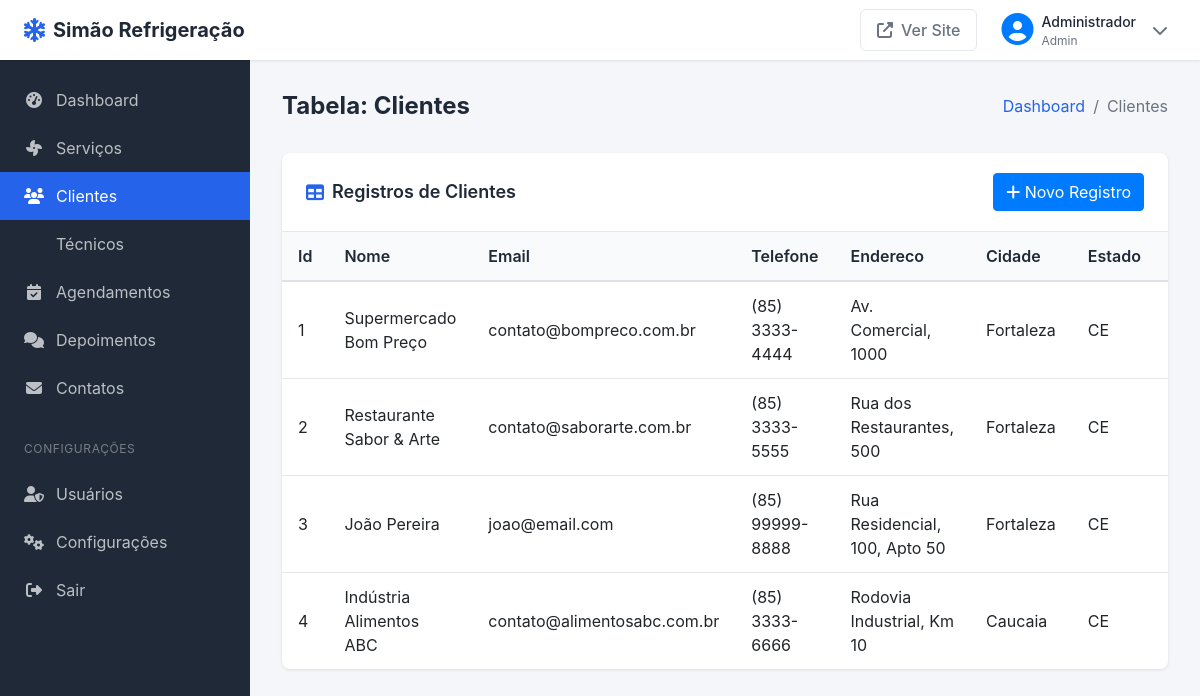
The page /admin-table.php?table=clientes (signed in) on the database as committed earlier.
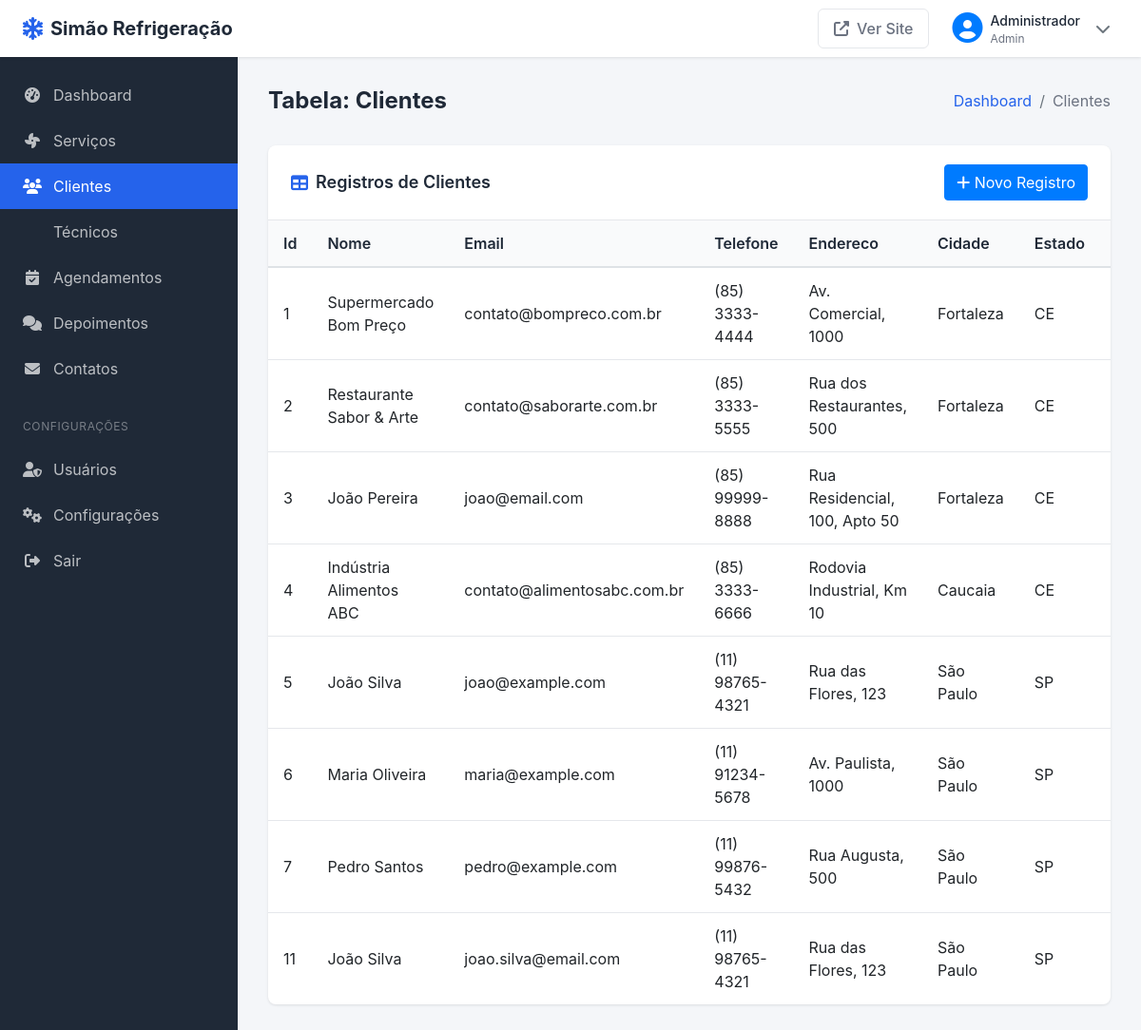
The same page on the database as committed later.
### tables this page shows
CREATE TABLE `clientes` (
  `id` int(11) NOT NULL,
  `nome` varchar(100) NOT NULL,
  `email` varchar(100) NOT NULL,
  `telefone` varchar(20) NOT NULL,
  `endereco` text DEFAULT NULL,
  `cidade` varchar(100) DEFAULT NULL,
  `estado` varchar(2) DEFAULT NULL,
  `cep` varchar(10) DEFAULT NULL,
  `tipo` enum('residencial','comercial','industrial') NOT NULL DEFAULT 'residencial',
  `observacoes` text DEFAULT NULL,
  `data_criacao` datetime NOT NULL,
  `data_atualizacao` datetime DEFAULT NULL
);

### admin-table.php (the view, shortened to what this page needs)
<?php
$table = $_GET['table'];
$page = isset($_GET['page']) ? (int)$_GET['page'] : 1;
$limit = 10;
$offset = ($page - 1) * $limit;
$db = db_connect();
$columns = [];
try {
    $query = "SHOW COLUMNS FROM $table";
    $stmt = $db->prepare($query);
    $stmt->execute();
    $columns = $stmt->fetchAll(PDO::FETCH_COLUMN);
} catch (PDOException $e) {
}
$records = [];
try {
    $query = "SELECT * FROM $table LIMIT :offset, :limit";
    $stmt = $db->prepare($query);
    $stmt->bindParam(':offset', $offset, PDO::PARAM_INT);
    $stmt->bindParam(':limit', $limit, PDO::PARAM_INT);
    $stmt->execute();
    $records = $stmt->fetchAll(PDO::FETCH_ASSOC);
} catch (PDOException $e) {
}
?>
<!DOCTYPE html>
<html lang="pt-BR">
<head>
    <link rel="stylesheet" href="https://cdnjs.cloudflare.com/ajax/libs/font-awesome/6.4.0/css/all.min.css">
    <link rel="stylesheet" href="https://cdn.jsdelivr.net/npm/bootstrap@4.6.0/dist/css/bootstrap.min.css">
</head>
<body>
    <header class="admin-header">
        <div class="d-flex align-items-center">
            <a href="admin-dashboard.php" class="header-brand">
                <i class="fas fa-snowflake"></i>
                <span class="header-brand-text">Simão Refrigeração</span>
            </a>
        </div>
        <div class="header-actions">
            <a href="/" target="_blank" class="btn btn-outline-secondary">
                <i class="fas fa-external-link-alt"></i>
                <span>Ver Site</span>
            </a>
            <div class="user-dropdown">
                <div class="user-dropdown-toggle" id="userDropdown">
                    <div class="user-avatar">
                        <i class="fas fa-user-circle fa-2x text-primary"></i>
                    </div>
                    <div class="user-info">
                        <div class="user-name"><?= $_SESSION['user_nome'] ?></div>
                        <div class="user-role"><?= ucfirst($_SESSION['user_nivel']) ?></div>
                    </div>
                    <i class="fas fa-chevron-down ml-2 text-muted"></i>
                </div>
            </div>
        </div>
    </header>
    <aside class="admin-sidebar" id="sidebar">
        <div class="sidebar-menu">
            <a href="admin-dashboard.php" class="sidebar-menu-item">
                <i class="fas fa-tachometer-alt"></i>
                Dashboard
            </a>
            <a href="admin-table.php?table=servicos" class="sidebar-menu-item <?= $table === 'servicos' ? 'active' : '' ?>">
                <i class="fas fa-fan"></i>
                Serviços
            </a>
            <a href="admin-table.php?table=clientes" class="sidebar-menu-item <?= $table === 'clientes' ? 'active' : '' ?>">
                <i class="fas fa-users"></i>
                Clientes
            </a>
            <a href="admin-table.php?table=tecnicos" class="sidebar-menu-item <?= $table === 'tecnicos' ? 'active' : '' ?>">
                Técnicos
            </a>
            <a href="admin-table.php?table=agendamentos" class="sidebar-menu-item <?= $table === 'agendamentos' ? 'active' : '' ?>">
                <i class="fas fa-calendar-check"></i>
                Agendamentos
            </a>
            <a href="admin-table.php?table=depoimentos" class="sidebar-menu-item <?= $table === 'depoimentos' ? 'active' : '' ?>">
                <i class="fas fa-comments"></i>
                Depoimentos
            </a>
            <a href="admin-table.php?table=contatos" class="sidebar-menu-item <?= $table === 'contatos' ? 'active' : '' ?>">
                <i class="fas fa-envelope"></i>
                Contatos
            </a>
            <div class="sidebar-menu-header">Configurações</div>
            <a href="admin-table.php?table=usuarios" class="sidebar-menu-item <?= $table === 'usuarios' ? 'active' : '' ?>">
                <i class="fas fa-user-shield"></i>
                Usuários
            </a>
            <a href="admin-settings.php" class="sidebar-menu-item">
                <i class="fas fa-cogs"></i>
                Configurações
            </a>
            <a href="admin-dashboard.php?logout=1" class="sidebar-menu-item">
                <i class="fas fa-sign-out-alt"></i>
                Sair
            </a>
        </div>
    </aside>
    <main class="admin-content">
        <div class="page-header">
            <h1 class="page-title">Tabela: <?= ucfirst($table) ?></h1>
            <nav aria-label="breadcrumb">
                <ol class="breadcrumb">
                    <li class="breadcrumb-item"><a href="admin-dashboard.php">Dashboard</a></li>
                    <li class="breadcrumb-item active" aria-current="page"><?= ucfirst($table) ?></li>
                </ol>
            </nav>
        </div>
        <div class="table-card">
            <div class="table-card-header">
                <h2 class="table-card-title">
                    <i class="fas fa-table"></i>
                    Registros de <?= ucfirst($table) ?>
                </h2>
                <div>
                    <a href="admin-record.php?table=<?= $table ?>&action=new" class="btn btn-primary">
                        <i class="fas fa-plus"></i> Novo Registro
                    </a>
                </div>
            </div>
            <div class="table-card-body">
                <?php if (empty($records)): ?>
                    <div class="p-4 text-center text-muted">
                        Nenhum registro encontrado.
                    </div>
                <?php else: ?>
                    <div class="table-responsive">
                        <table class="data-table table">
                            <thead>
                                <tr>
                                    <?php foreach ($columns as $column): ?>
                                        <th><?= ucfirst($column) ?></th>
                                    <?php endforeach; ?>
                                </tr>
                            </thead>
                            <tbody>
                                <?php foreach ($records as $record): ?>
                                    <tr>
                                        <?php foreach ($columns as $column): ?>
                                            <td>
                                                <?php
                                                $value = $record[$column] ?? '';
                                                if (is_string($value) && strlen($value) > 100) {
                                                    echo '<div class="truncate" title="' . htmlspecialchars($value) . '">' . htmlspecialchars(substr($value, 0, 100)) . '...</div>';
                                                } elseif ($column === 'senha') {
                                                    echo '********';
                                                } else {
                                                    echo htmlspecialchars($value);
                                                }
                                                ?>
                                            </td>
                                        <?php endforeach; ?>
                                    </tr>
                                <?php endforeach; ?>
                            </tbody>
                        </table>
                    </div>
                <?php endif; ?>
            </div>
        </div>
    </main>
</body>
</html>

### admin-table.php (style rules this page uses)
:root { --primary: #2563eb; --primary-dark: #1d4ed8; --primary-light: #3b82f6; --success: #10b981; --danger: #ef4444; --warning: #f59e0b; --info: #3b82f6; --dark: #1f2937; --light: #f9fafb; --gray: #6b7280; --white: #ffffff; }
body { font-family: 'Inter', -apple-system, BlinkMacSystemFont, 'Segoe UI', Roboto, sans-serif; background-color: #f4f6f9; min-height: 100vh; display: flex; flex-direction: column; margin: 0; padding: 0; }
.admin-header { background-color: var(--white); box-shadow: 0 1px 3px rgba(0, 0, 0, 0.1); padding: 0.75rem 1.5rem; position: fixed; top: 0; left: 0; right: 0; z-index: 1030; display: flex; align-items: center; justify-content: space-between; height: 60px; }
.header-brand { display: flex; align-items: center; font-weight: 700; font-size: 1.25rem; color: var(--dark); text-decoration: none; }
.header-brand i { color: var(--primary); margin-right: 0.5rem; font-size: 1.5rem; }
.header-actions { display: flex; align-items: center; gap: 1rem; }
.header-actions .btn { display: flex; align-items: center; gap: 0.5rem; padding: 0.5rem 1rem; border-radius: 0.375rem; font-weight: 500; transition: all 0.2s; }
.header-actions .btn-outline-secondary { color: var(--gray); border-color: #e5e7eb; background-color: transparent; }
.user-dropdown { position: relative; }
.user-dropdown-toggle { display: flex; align-items: center; gap: 0.5rem; padding: 0.5rem; border-radius: 0.375rem; cursor: pointer; transition: all 0.2s; }
.user-dropdown-toggle .user-info { display: flex; flex-direction: column; }
.user-dropdown-toggle .user-name { font-weight: 500; color: var(--dark); font-size: 0.875rem; }
.user-dropdown-toggle .user-role { font-size: 0.75rem; color: var(--gray); }
.admin-sidebar { position: fixed; top: 60px; left: 0; bottom: 0; width: 250px; background-color: var(--dark); color: var(--white); overflow-y: auto; transition: all 0.3s; z-index: 1020; }
.sidebar-menu { padding: 1rem 0; }
.sidebar-menu-item { display: block; padding: 0.75rem 1.5rem; color: rgba(255, 255, 255, 0.7); text-decoration: none; display: flex; align-items: center; gap: 0.75rem; transition: all 0.2s; }
.sidebar-menu-item.active { color: var(--white); background-color: var(--primary); }
.sidebar-menu-item i { width: 20px; text-align: center; }
.sidebar-menu-header { padding: 0.75rem 1.5rem; font-size: 0.75rem; text-transform: uppercase; letter-spacing: 0.05em; color: rgba(255, 255, 255, 0.4); margin-top: 1rem; }
.admin-content { margin-left: 250px; margin-top: 60px; padding: 2rem; flex: 1; transition: all 0.3s; }
.page-header { display: flex; align-items: center; justify-content: space-between; margin-bottom: 2rem; }
.page-title { font-size: 1.5rem; font-weight: 700; color: var(--dark); margin: 0; }
.breadcrumb { background-color: transparent; padding: 0; margin: 0; }
.breadcrumb-item a { color: var(--primary); }
.breadcrumb-item.active { color: var(--gray); }
.table-card { background-color: var(--white); border-radius: 0.5rem; box-shadow: 0 1px 3px rgba(0, 0, 0, 0.1); margin-bottom: 2rem; }
.table-card-header { padding: 1.25rem 1.5rem; border-bottom: 1px solid #e5e7eb; display: flex; align-items: center; justify-content: space-between; flex-wrap: wrap; gap: 1rem; }
.table-card-title { font-size: 1.125rem; font-weight: 600; color: var(--dark); margin: 0; display: flex; align-items: center; gap: 0.5rem; }
.table-card-title i { color: var(--primary); }
.table-card-body { padding: 0; overflow-x: auto; }
.data-table { width: 100%; margin-bottom: 0; }
.data-table th { font-weight: 600; background-color: #f9fafb; color: var(--dark); padding: 0.75rem 1rem; border-top: none; white-space: nowrap; }
.data-table td { padding: 0.75rem 1rem; vertical-align: middle; border-top: 1px solid #e5e7eb; }

Rows that differ between the two databases and show on the page:
added clientes: id "5", nome "João Silva", email "joao@example.com", telefone "(11) 98765-4321", endereco "Rua das Flores, 123", cidade "São Paulo", estado "SP"
added clientes: id "6", nome "Maria Oliveira", email "maria@example.com", telefone "(11) 91234-5678", endereco "Av. Paulista, 1000", cidade "São Paulo", estado "SP"
added clientes: id "7", nome "Pedro Santos", email "pedro@example.com", telefone "(11) 99876-5432", endereco "Rua Augusta, 500", cidade "São Paulo", estado "SP"
added clientes: id "11", nome "João Silva", email "joao.silva@email.com", telefone "(11) 98765-4321", endereco "Rua das Flores, 123", cidade "São Paulo", estado "SP"
